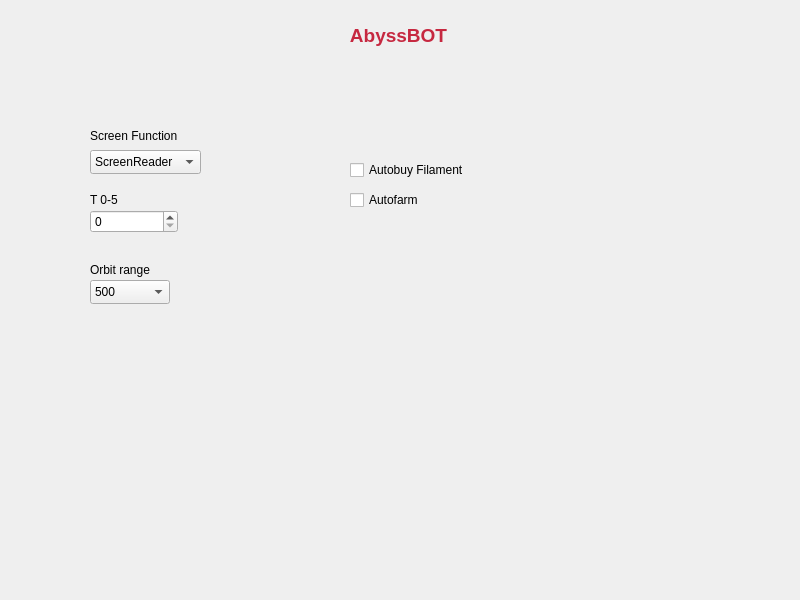
<?xml version="1.0" encoding="UTF-8"?>
<ui version="4.0">
 <class>MainWindow</class>
 <widget class="QMainWindow" name="MainWindow">
  <property name="geometry">
   <rect>
    <x>0</x>
    <y>0</y>
    <width>800</width>
    <height>600</height>
   </rect>
  </property>
  <property name="windowTitle">
   <string>MainWindow</string>
  </property>
  <property name="autoFillBackground">
   <bool>true</bool>
  </property>
  <widget class="QWidget" name="centralwidget">
   <widget class="QLabel" name="label">
    <property name="geometry">
     <rect>
      <x>18</x>
      <y>15</y>
      <width>761</width>
      <height>41</height>
     </rect>
    </property>
    <property name="styleSheet">
     <string notr="true"/>
    </property>
    <property name="text">
     <string>&lt;html&gt;&lt;head/&gt;&lt;body&gt;&lt;p align=&quot;center&quot;&gt;&lt;span style=&quot; font-size:14pt; font-weight:700; color:#c62840;&quot;&gt;AbyssBOT&lt;/span&gt;&lt;/p&gt;&lt;/body&gt;&lt;/html&gt;</string>
    </property>
   </widget>
   <widget class="QComboBox" name="comboBox">
    <property name="geometry">
     <rect>
      <x>90</x>
      <y>150</y>
      <width>111</width>
      <height>24</height>
     </rect>
    </property>
    <property name="whatsThis">
     <string>&lt;html&gt;&lt;head/&gt;&lt;body&gt;&lt;p&gt;Select Screen Reader for the program to try to read text off of your computer screen.&lt;/p&gt;&lt;p&gt;Select Photo Reader to read pre taken photos by the user for more presicion.&lt;/p&gt;&lt;/body&gt;&lt;/html&gt;</string>
    </property>
    <item>
     <property name="text">
      <string>ScreenReader</string>
     </property>
    </item>
    <item>
     <property name="text">
      <string>PhotoReader</string>
     </property>
    </item>
   </widget>
   <widget class="QSpinBox" name="spinBox">
    <property name="geometry">
     <rect>
      <x>90</x>
      <y>210</y>
      <width>88</width>
      <height>23</height>
     </rect>
    </property>
    <property name="maximum">
     <number>5</number>
    </property>
   </widget>
   <widget class="QLabel" name="label_2">
    <property name="geometry">
     <rect>
      <x>90</x>
      <y>190</y>
      <width>81</width>
      <height>20</height>
     </rect>
    </property>
    <property name="text">
     <string>T 0-5</string>
    </property>
   </widget>
   <widget class="QLabel" name="label_3">
    <property name="geometry">
     <rect>
      <x>90</x>
      <y>126</y>
      <width>111</width>
      <height>20</height>
     </rect>
    </property>
    <property name="text">
     <string>Screen Function</string>
    </property>
   </widget>
   <widget class="QComboBox" name="comboBox_2">
    <property name="geometry">
     <rect>
      <x>90</x>
      <y>280</y>
      <width>80</width>
      <height>24</height>
     </rect>
    </property>
    <item>
     <property name="text">
      <string>500</string>
     </property>
    </item>
    <item>
     <property name="text">
      <string>1000</string>
     </property>
    </item>
    <item>
     <property name="text">
      <string>2500</string>
     </property>
    </item>
    <item>
     <property name="text">
      <string>5000</string>
     </property>
    </item>
    <item>
     <property name="text">
      <string>7500</string>
     </property>
    </item>
    <item>
     <property name="text">
      <string>10000</string>
     </property>
    </item>
    <item>
     <property name="text">
      <string>15000</string>
     </property>
    </item>
    <item>
     <property name="text">
      <string>20000</string>
     </property>
    </item>
    <item>
     <property name="text">
      <string>25000</string>
     </property>
    </item>
    <item>
     <property name="text">
      <string>30000</string>
     </property>
    </item>
   </widget>
   <widget class="QLabel" name="label_4">
    <property name="geometry">
     <rect>
      <x>90</x>
      <y>260</y>
      <width>81</width>
      <height>20</height>
     </rect>
    </property>
    <property name="text">
     <string>Orbit range</string>
    </property>
   </widget>
   <widget class="QCheckBox" name="checkBox">
    <property name="geometry">
     <rect>
      <x>350</x>
      <y>160</y>
      <width>121</width>
      <height>20</height>
     </rect>
    </property>
    <property name="text">
     <string>Autobuy Filament</string>
    </property>
   </widget>
   <widget class="QCheckBox" name="checkBox_2">
    <property name="geometry">
     <rect>
      <x>350</x>
      <y>190</y>
      <width>78</width>
      <height>20</height>
     </rect>
    </property>
    <property name="text">
     <string>Autofarm</string>
    </property>
   </widget>
  </widget>
 </widget>
 <resources/>
 <connections/>
</ui>
